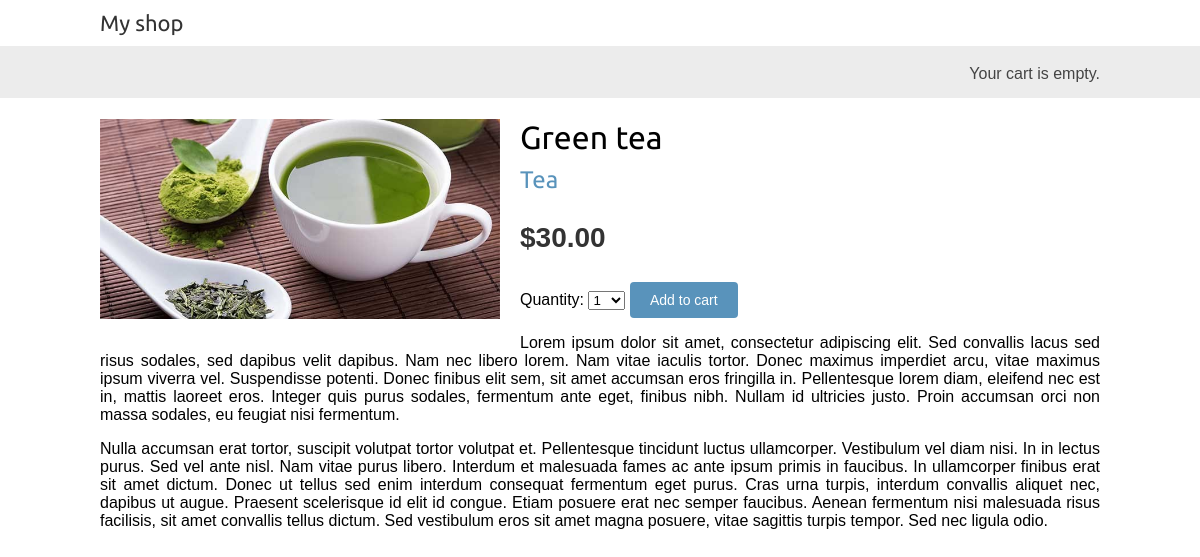
Page /1/green-tea/ on the committed database.
### shop/models.py (models this page shows, shortened)
class Product(models.Model):
    category = models.ForeignKey(Category, on_delete=models.CASCADE, related_name='products')
    name = models.CharField(max_length=256, db_index=True)
    slug = models.SlugField(max_length=256, unique=True)
    image = models.ImageField(upload_to='products/%Y/%m/%d', blank=True)
    description = models.TextField(blank=True)
    price = models.DecimalField(max_digits=10, decimal_places=2)
    available = models.BooleanField(default=True)
    created = models.DateTimeField(auto_now_add=True)
    updated = models.DateTimeField(auto_now=True)
    stock = models.PositiveIntegerField(default=0)
    class Meta:
        ordering = ('name',)
        index_together = (('id', 'slug'),)

class Category(models.Model):
    name = models.CharField(max_length=256, db_index=True)
    slug = models.SlugField(max_length=256, unique=True)
    class Meta:
        ordering = ('name',)
        verbose_name = 'category'
        verbose_name_plural = 'categories'
    def __str__(self):
        return f'{self.name}'
    def get_absolute_url(self):
        return reverse('shop:product_list_by_category', args=[self.slug])

### shop/views.py (the view)
# urls.py: path('<int:id>/<slug:slug>/', views.product_detail, name='product_detail'),
def product_detail(request, id, slug):
    product = get_object_or_404(Product, id=id, slug=slug, available=True)
    cart_product_form = CartAddProductForm()
    return render(request, 'shop/product/detail.html', {'product': product,
                                                        'cart_product_form': cart_product_form})

### cart/forms.py
class CartAddProductForm(forms.Form):
    quantity = forms.TypedChoiceField(choices=PRODUCT_QUANTITY_CHOICES, coerce=int)
    update = forms.BooleanField(required=False, initial=False, widget=forms.HiddenInput)

### cart/cart.py (called while the page is built)
    def __len__(self):
        return sum(item['quantity'] for item in self.cart.values())

### cart/context_processors.py (called while the page is built)
def cart(request):
    return {'cart': Cart(request)}

### shop/templates/shop/product/detail.html (shortened to what this page needs)
{% extends "shop/base.html" %}
{% load static %}
{% block content %}
     <div class="product-detail">
         <img src="{% if product.image %}{{ product.image.url }}{% else %}
         {% static 'img/no_image.png' %}{% endif %}">
         <h1>{{ product.name }}</h1>
         <h2>
            <a href="{{ product.category.get_absolute_url }}">{{product.category }}</a>
         </h2>
         <p class="price">${{ product.price }}</p>
         <form action="{% url 'cart:cart_add' product.id %}" method="post">
             {{ cart_product_form }}
             <input type="submit" value="Add to cart">
         </form>
         {{ product.description|linebreaks }}
     </div>
{% endblock %}

### shop/static/css/base.css (style rules this page uses)
body { margin:0; padding:0; font-family:helvetica, sans-serif; }
h1, h2, h3, h4, h5 , h6 { font-family: 'Ubuntu', sans-serif; font-weight:normal; }
a { text-decoration:none; color:#5993bb; }
a.button, input[type="submit"] { color:#fff; background:#5993bb; border-radius:4px; padding:10px 20px; font-size:14px; border:0; }
.product-detail { text-align:justify; }
.product-detail .price { color:#333; font-size:28px; font-weight:bold; }
.product-detail img { width:40%; float:left; padding:0 20px 20px 0; }
.product-detail h1 { margin-bottom:0; }
.product-detail h2 { margin-top:10px; }

### rows in the picture
Product: image (picture), name "Green tea", category "Tea", price "30.00", description "Lorem ipsum dolor sit amet, consectetur adipiscing elit. Sed convallis lacus sed risus sodales, sed dapibus velit dapibus. Nam nec libero lorem. Nam vitae iaculis tortor. Donec maximus imperdiet arcu, vitae maximus ipsum viverra vel. Suspendisse potenti. Donec finibus elit sem, sit amet accumsan eros fringilla in. Pellentesque lorem diam, eleifend nec est in, mattis laoreet eros. Integer quis purus sodales, fermentum ante eget, finibus nibh. Nullam id ultricies justo. Proin accumsan orci non massa sodales, eu feugiat nisi fermentum. Nulla accumsan erat tortor, suscipit volutpat tortor volutpat et. Pellentesque tincidunt luctus ullamcorper. Vestibulum vel diam nisi. In in lectus purus. Sed…"
